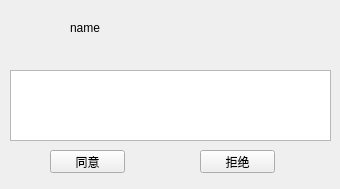
<?xml version="1.0" encoding="UTF-8"?>
<ui version="4.0">
 <class>GroupApplyForm</class>
 <widget class="QWidget" name="GroupApplyForm">
  <property name="geometry">
   <rect>
    <x>0</x>
    <y>0</y>
    <width>340</width>
    <height>189</height>
   </rect>
  </property>
  <property name="windowTitle">
   <string>Form</string>
  </property>
  <widget class="QLabel" name="namelabel">
   <property name="geometry">
    <rect>
     <x>70</x>
     <y>20</y>
     <width>71</width>
     <height>16</height>
    </rect>
   </property>
   <property name="text">
    <string>name</string>
   </property>
  </widget>
  <widget class="QLabel" name="headerlabel">
   <property name="geometry">
    <rect>
     <x>10</x>
     <y>10</y>
     <width>40</width>
     <height>40</height>
    </rect>
   </property>
   <property name="text">
    <string/>
   </property>
   <property name="pixmap">
    <pixmap resource="rsrc.qrc">:/img/center.svg</pixmap>
   </property>
   <property name="scaledContents">
    <bool>true</bool>
   </property>
  </widget>
  <widget class="QTextBrowser" name="infoBrowser">
   <property name="geometry">
    <rect>
     <x>10</x>
     <y>70</y>
     <width>321</width>
     <height>71</height>
    </rect>
   </property>
  </widget>
  <widget class="QPushButton" name="rejectButton">
   <property name="geometry">
    <rect>
     <x>200</x>
     <y>150</y>
     <width>75</width>
     <height>23</height>
    </rect>
   </property>
   <property name="text">
    <string>拒绝</string>
   </property>
  </widget>
  <widget class="QPushButton" name="agreeButton">
   <property name="geometry">
    <rect>
     <x>50</x>
     <y>150</y>
     <width>75</width>
     <height>23</height>
    </rect>
   </property>
   <property name="text">
    <string>同意</string>
   </property>
  </widget>
 </widget>
 <resources>
  <include location="rsrc.qrc"/>
 </resources>
 <connections/>
</ui>
